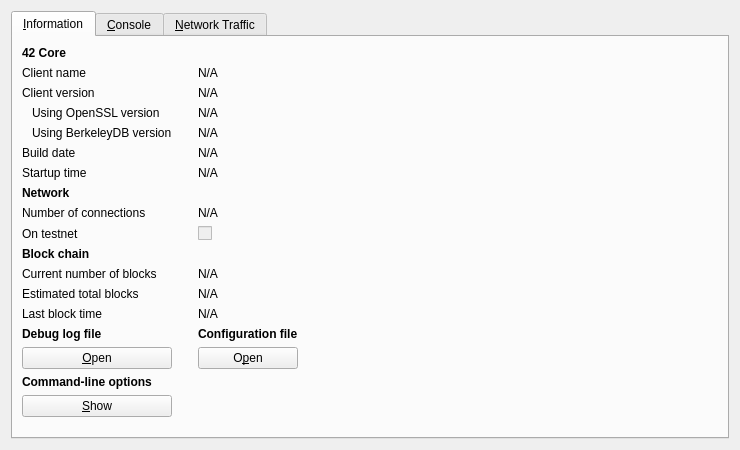
<?xml version="1.0" encoding="UTF-8"?>
<ui version="4.0">
 <class>RPCConsole</class>
 <widget class="QWidget" name="RPCConsole">
  <property name="geometry">
   <rect>
    <x>0</x>
    <y>0</y>
    <width>740</width>
    <height>450</height>
   </rect>
  </property>
  <property name="windowTitle">
   <string>42 - Debug window</string>
  </property>
  <layout class="QVBoxLayout" name="verticalLayout_2">
   <item>
    <widget class="QTabWidget" name="tabWidget">
     <property name="currentIndex">
      <number>0</number>
     </property>
     <widget class="QWidget" name="tab_info">
      <attribute name="title">
       <string>&amp;Information</string>
      </attribute>
      <layout class="QGridLayout" name="gridLayout">
       <item row="15" column="2">
        <widget class="QLabel" name="labelConfigfile">
         <property name="font">
          <font>
           <weight>75</weight>
           <bold>true</bold>
          </font>
         </property>
         <property name="text">
          <string>Configuration file</string>
         </property>
        </widget>
       </item>
       <item row="13" column="2">
        <widget class="QLabel" name="lastBlockTime">
         <property name="cursor">
          <cursorShape>IBeamCursor</cursorShape>
         </property>
         <property name="text">
          <string>N/A</string>
         </property>
         <property name="textFormat">
          <enum>Qt::PlainText</enum>
         </property>
         <property name="textInteractionFlags">
          <set>Qt::LinksAccessibleByMouse|Qt::TextSelectableByKeyboard|Qt::TextSelectableByMouse</set>
         </property>
        </widget>
       </item>
       <item row="11" column="0">
        <widget class="QLabel" name="label_3">
         <property name="text">
          <string>Current number of blocks</string>
         </property>
        </widget>
       </item>
       <item row="11" column="2">
        <widget class="QLabel" name="numberOfBlocks">
         <property name="cursor">
          <cursorShape>IBeamCursor</cursorShape>
         </property>
         <property name="text">
          <string>N/A</string>
         </property>
         <property name="textFormat">
          <enum>Qt::PlainText</enum>
         </property>
         <property name="textInteractionFlags">
          <set>Qt::LinksAccessibleByMouse|Qt::TextSelectableByKeyboard|Qt::TextSelectableByMouse</set>
         </property>
        </widget>
       </item>
       <item row="17" column="0">
        <widget class="QLabel" name="labelCLOptions">
         <property name="font">
          <font>
           <weight>75</weight>
           <bold>true</bold>
          </font>
         </property>
         <property name="text">
          <string>Command-line options</string>
         </property>
        </widget>
       </item>
       <item row="16" column="0">
        <widget class="QPushButton" name="openDebugLogfileButton">
         <property name="toolTip">
          <string>Open the 42 debug log file from the current data directory. This can take a few seconds for large log files.</string>
         </property>
         <property name="text">
          <string>&amp;Open</string>
         </property>
         <property name="autoDefault">
          <bool>false</bool>
         </property>
        </widget>
       </item>
       <item row="15" column="0">
        <widget class="QLabel" name="labelDebugLogfile">
         <property name="font">
          <font>
           <weight>75</weight>
           <bold>true</bold>
          </font>
         </property>
         <property name="text">
          <string>Debug log file</string>
         </property>
        </widget>
       </item>
       <item row="18" column="3" rowspan="2">
        <spacer name="horizontalSpacer">
         <property name="orientation">
          <enum>Qt::Horizontal</enum>
         </property>
         <property name="sizeHint" stdset="0">
          <size>
           <width>404</width>
           <height>20</height>
          </size>
         </property>
        </spacer>
       </item>
       <item row="19" column="1">
        <spacer name="verticalSpacer">
         <property name="orientation">
          <enum>Qt::Vertical</enum>
         </property>
         <property name="sizeHint" stdset="0">
          <size>
           <width>20</width>
           <height>40</height>
          </size>
         </property>
        </spacer>
       </item>
       <item row="18" column="0">
        <widget class="QPushButton" name="showCLOptionsButton">
         <property name="toolTip">
          <string>Show the 42-Qt help message to get a list with possible 42 command-line options.</string>
         </property>
         <property name="text">
          <string>&amp;Show</string>
         </property>
         <property name="autoDefault">
          <bool>false</bool>
         </property>
        </widget>
       </item>
       <item row="13" column="0">
        <widget class="QLabel" name="label_2">
         <property name="text">
          <string>Last block time</string>
         </property>
        </widget>
       </item>
       <item row="7" column="0">
        <widget class="QLabel" name="label_11">
         <property name="font">
          <font>
           <weight>75</weight>
           <bold>true</bold>
          </font>
         </property>
         <property name="text">
          <string>Network</string>
         </property>
        </widget>
       </item>
       <item row="6" column="2">
        <widget class="QLabel" name="startupTime">
         <property name="cursor">
          <cursorShape>IBeamCursor</cursorShape>
         </property>
         <property name="text">
          <string>N/A</string>
         </property>
         <property name="textFormat">
          <enum>Qt::PlainText</enum>
         </property>
         <property name="textInteractionFlags">
          <set>Qt::LinksAccessibleByMouse|Qt::TextSelectableByKeyboard|Qt::TextSelectableByMouse</set>
         </property>
        </widget>
       </item>
       <item row="6" column="0">
        <widget class="QLabel" name="label_13">
         <property name="text">
          <string>Startup time</string>
         </property>
        </widget>
       </item>
       <item row="9" column="0">
        <widget class="QLabel" name="label_8">
         <property name="text">
          <string>On testnet</string>
         </property>
        </widget>
       </item>
       <item row="8" column="2">
        <widget class="QLabel" name="numberOfConnections">
         <property name="cursor">
          <cursorShape>IBeamCursor</cursorShape>
         </property>
         <property name="text">
          <string>N/A</string>
         </property>
         <property name="textFormat">
          <enum>Qt::PlainText</enum>
         </property>
         <property name="textInteractionFlags">
          <set>Qt::LinksAccessibleByMouse|Qt::TextSelectableByKeyboard|Qt::TextSelectableByMouse</set>
         </property>
        </widget>
       </item>
       <item row="8" column="0">
        <widget class="QLabel" name="label_7">
         <property name="text">
          <string>Number of connections</string>
         </property>
        </widget>
       </item>
       <item row="10" column="0">
        <widget class="QLabel" name="label_10">
         <property name="font">
          <font>
           <weight>75</weight>
           <bold>true</bold>
          </font>
         </property>
         <property name="text">
          <string>Block chain</string>
         </property>
        </widget>
       </item>
       <item row="9" column="2">
        <widget class="QCheckBox" name="isTestNet">
         <property name="enabled">
          <bool>false</bool>
         </property>
         <property name="text">
          <string/>
         </property>
        </widget>
       </item>
       <item row="12" column="0">
        <widget class="QLabel" name="label_4">
         <property name="text">
          <string>Estimated total blocks</string>
         </property>
        </widget>
       </item>
       <item row="12" column="2">
        <widget class="QLabel" name="totalBlocks">
         <property name="cursor">
          <cursorShape>IBeamCursor</cursorShape>
         </property>
         <property name="text">
          <string>N/A</string>
         </property>
         <property name="textFormat">
          <enum>Qt::PlainText</enum>
         </property>
         <property name="textInteractionFlags">
          <set>Qt::LinksAccessibleByMouse|Qt::TextSelectableByKeyboard|Qt::TextSelectableByMouse</set>
         </property>
        </widget>
       </item>
       <item row="2" column="2">
        <widget class="QLabel" name="clientVersion">
         <property name="cursor">
          <cursorShape>IBeamCursor</cursorShape>
         </property>
         <property name="text">
          <string>N/A</string>
         </property>
         <property name="textFormat">
          <enum>Qt::PlainText</enum>
         </property>
         <property name="textInteractionFlags">
          <set>Qt::LinksAccessibleByMouse|Qt::TextSelectableByKeyboard|Qt::TextSelectableByMouse</set>
         </property>
        </widget>
       </item>
       <item row="4" column="0">
        <widget class="QLabel" name="label_berkeleyDBVersion">
         <property name="text">
          <string>Using BerkeleyDB version</string>
         </property>
         <property name="indent">
          <number>10</number>
         </property>
        </widget>
       </item>
       <item row="3" column="0">
        <widget class="QLabel" name="label_14">
         <property name="text">
          <string>Using OpenSSL version</string>
         </property>
         <property name="indent">
          <number>10</number>
         </property>
        </widget>
       </item>
       <item row="3" column="2">
        <widget class="QLabel" name="openSSLVersion">
         <property name="cursor">
          <cursorShape>IBeamCursor</cursorShape>
         </property>
         <property name="text">
          <string>N/A</string>
         </property>
         <property name="textFormat">
          <enum>Qt::PlainText</enum>
         </property>
         <property name="textInteractionFlags">
          <set>Qt::LinksAccessibleByMouse|Qt::TextSelectableByKeyboard|Qt::TextSelectableByMouse</set>
         </property>
        </widget>
       </item>
       <item row="4" column="2">
        <widget class="QLabel" name="berkeleyDBVersion">
         <property name="cursor">
          <cursorShape>IBeamCursor</cursorShape>
         </property>
         <property name="text">
          <string>N/A</string>
         </property>
         <property name="textFormat">
          <enum>Qt::PlainText</enum>
         </property>
         <property name="textInteractionFlags">
          <set>Qt::LinksAccessibleByMouse|Qt::TextSelectableByKeyboard|Qt::TextSelectableByMouse</set>
         </property>
        </widget>
       </item>
       <item row="5" column="0">
        <widget class="QLabel" name="label_12">
         <property name="text">
          <string>Build date</string>
         </property>
        </widget>
       </item>
       <item row="5" column="2">
        <widget class="QLabel" name="buildDate">
         <property name="cursor">
          <cursorShape>IBeamCursor</cursorShape>
         </property>
         <property name="text">
          <string>N/A</string>
         </property>
         <property name="textFormat">
          <enum>Qt::PlainText</enum>
         </property>
         <property name="textInteractionFlags">
          <set>Qt::LinksAccessibleByMouse|Qt::TextSelectableByKeyboard|Qt::TextSelectableByMouse</set>
         </property>
        </widget>
       </item>
       <item row="2" column="0">
        <widget class="QLabel" name="label_6">
         <property name="text">
          <string>Client version</string>
         </property>
        </widget>
       </item>
       <item row="0" column="0">
        <widget class="QLabel" name="label_9">
         <property name="font">
          <font>
           <weight>75</weight>
           <bold>true</bold>
          </font>
         </property>
         <property name="text">
          <string>42 Core</string>
         </property>
        </widget>
       </item>
       <item row="1" column="2">
        <widget class="QLabel" name="clientName">
         <property name="cursor">
          <cursorShape>IBeamCursor</cursorShape>
         </property>
         <property name="text">
          <string>N/A</string>
         </property>
         <property name="textFormat">
          <enum>Qt::PlainText</enum>
         </property>
         <property name="textInteractionFlags">
          <set>Qt::LinksAccessibleByMouse|Qt::TextSelectableByKeyboard|Qt::TextSelectableByMouse</set>
         </property>
        </widget>
       </item>
       <item row="1" column="0">
        <widget class="QLabel" name="label_5">
         <property name="text">
          <string>Client name</string>
         </property>
        </widget>
       </item>
       <item row="14" column="2">
        <spacer name="verticalSpacer_2">
         <property name="orientation">
          <enum>Qt::Vertical</enum>
         </property>
         <property name="sizeHint" stdset="0">
          <size>
           <width>20</width>
           <height>20</height>
          </size>
         </property>
        </spacer>
       </item>
       <item row="16" column="2">
        <widget class="QPushButton" name="openConfigurationfileButton">
         <property name="toolTip">
          <string>Open the 42 configuration file from the current data directory.</string>
         </property>
         <property name="text">
          <string>O&amp;pen</string>
         </property>
         <property name="autoDefault">
          <bool>false</bool>
         </property>
        </widget>
       </item>
      </layout>
     </widget>
     <widget class="QWidget" name="tab_console">
      <attribute name="title">
       <string>&amp;Console</string>
      </attribute>
      <layout class="QVBoxLayout" name="verticalLayout_3">
       <property name="spacing">
        <number>3</number>
       </property>
       <item>
        <widget class="QTextEdit" name="messagesWidget">
         <property name="minimumSize">
          <size>
           <width>0</width>
           <height>100</height>
          </size>
         </property>
         <property name="readOnly">
          <bool>true</bool>
         </property>
         <property name="tabKeyNavigation" stdset="0">
          <bool>false</bool>
         </property>
         <property name="columnCount" stdset="0">
          <number>2</number>
         </property>
        </widget>
       </item>
       <item>
        <layout class="QHBoxLayout" name="horizontalLayout">
         <property name="spacing">
          <number>3</number>
         </property>
         <item>
          <widget class="QLabel" name="label">
           <property name="text">
            <string notr="true">&gt;</string>
           </property>
          </widget>
         </item>
         <item>
          <widget class="QLineEdit" name="lineEdit">
           <property name="enabled">
            <bool>false</bool>
           </property>
          </widget>
         </item>
         <item>
          <widget class="QPushButton" name="clearButton">
           <property name="maximumSize">
            <size>
             <width>24</width>
             <height>24</height>
            </size>
           </property>
           <property name="toolTip">
            <string>Clear console</string>
           </property>
           <property name="text">
            <string/>
           </property>
           <property name="icon">
            <iconset resource="../bitcoin.qrc">
             <normaloff>:/icons/remove</normaloff>:/icons/remove</iconset>
           </property>
           <property name="shortcut">
            <string notr="true">Ctrl+L</string>
           </property>
           <property name="autoDefault">
            <bool>false</bool>
           </property>
          </widget>
         </item>
        </layout>
       </item>
      </layout>
     </widget>
     <widget class="QWidget" name="tab_nettraffic">
      <attribute name="title">
       <string>&amp;Network Traffic</string>
      </attribute>
      <layout class="QHBoxLayout" name="horizontalLayout_3">
       <item>
        <layout class="QVBoxLayout" name="verticalLayout_4">
         <item>
          <widget class="TrafficGraphWidget" name="trafficGraph" native="true">
           <property name="sizePolicy">
            <sizepolicy hsizetype="Expanding" vsizetype="Expanding">
             <horstretch>0</horstretch>
             <verstretch>0</verstretch>
            </sizepolicy>
           </property>
          </widget>
         </item>
         <item>
          <layout class="QHBoxLayout" name="horizontalLayout_2">
           <item>
            <widget class="QSlider" name="sldGraphRange">
             <property name="minimum">
              <number>1</number>
             </property>
             <property name="maximum">
              <number>288</number>
             </property>
             <property name="pageStep">
              <number>12</number>
             </property>
             <property name="value">
              <number>6</number>
             </property>
             <property name="orientation">
              <enum>Qt::Horizontal</enum>
             </property>
            </widget>
           </item>
           <item>
            <widget class="QLabel" name="lblGraphRange">
             <property name="minimumSize">
              <size>
               <width>100</width>
               <height>0</height>
              </size>
             </property>
             <property name="alignment">
              <set>Qt::AlignCenter</set>
             </property>
            </widget>
           </item>
           <item>
            <widget class="QPushButton" name="btnClearTrafficGraph">
             <property name="text">
              <string>&amp;Clear</string>
             </property>
             <property name="autoDefault">
              <bool>false</bool>
             </property>
            </widget>
           </item>
          </layout>
         </item>
        </layout>
       </item>
       <item>
        <layout class="QVBoxLayout" name="verticalLayout">
         <item>
          <widget class="QGroupBox" name="groupBox">
           <property name="title">
            <string>Totals</string>
           </property>
           <layout class="QVBoxLayout" name="verticalLayout_5">
            <item>
             <layout class="QHBoxLayout" name="horizontalLayout_4">
              <item>
               <widget class="Line" name="line">
                <property name="sizePolicy">
                 <sizepolicy hsizetype="Fixed" vsizetype="Fixed">
                  <horstretch>0</horstretch>
                  <verstretch>0</verstretch>
                 </sizepolicy>
                </property>
                <property name="minimumSize">
                 <size>
                  <width>10</width>
                  <height>0</height>
                 </size>
                </property>
                <property name="palette">
                 <palette>
                  <active>
                   <colorrole role="Light">
                    <brush brushstyle="SolidPattern">
                     <color alpha="255">
                      <red>0</red>
                      <green>255</green>
                      <blue>0</blue>
                     </color>
                    </brush>
                   </colorrole>
                  </active>
                  <inactive>
                   <colorrole role="Light">
                    <brush brushstyle="SolidPattern">
                     <color alpha="255">
                      <red>0</red>
                      <green>255</green>
                      <blue>0</blue>
                     </color>
                    </brush>
                   </colorrole>
                  </inactive>
                  <disabled>
                   <colorrole role="Light">
                    <brush brushstyle="SolidPattern">
                     <color alpha="255">
                      <red>0</red>
                      <green>255</green>
                      <blue>0</blue>
                     </color>
                    </brush>
                   </colorrole>
                  </disabled>
                 </palette>
                </property>
                <property name="orientation">
                 <enum>Qt::Horizontal</enum>
                </property>
               </widget>
              </item>
              <item>
               <widget class="QLabel" name="label_16">
                <property name="text">
                 <string>Received:</string>
                </property>
               </widget>
              </item>
              <item>
               <widget class="QLabel" name="lblBytesIn">
                <property name="minimumSize">
                 <size>
                  <width>50</width>
                  <height>0</height>
                 </size>
                </property>
                <property name="alignment">
                 <set>Qt::AlignRight|Qt::AlignTrailing|Qt::AlignVCenter</set>
                </property>
               </widget>
              </item>
             </layout>
            </item>
            <item>
             <layout class="QHBoxLayout" name="horizontalLayout_5">
              <item>
               <widget class="Line" name="line_2">
                <property name="sizePolicy">
                 <sizepolicy hsizetype="Fixed" vsizetype="Fixed">
                  <horstretch>0</horstretch>
                  <verstretch>0</verstretch>
                 </sizepolicy>
                </property>
                <property name="minimumSize">
                 <size>
                  <width>10</width>
                  <height>0</height>
                 </size>
                </property>
                <property name="palette">
                 <palette>
                  <active>
                   <colorrole role="Light">
                    <brush brushstyle="SolidPattern">
                     <color alpha="255">
                      <red>255</red>
                      <green>0</green>
                      <blue>0</blue>
                     </color>
                    </brush>
                   </colorrole>
                  </active>
                  <inactive>
                   <colorrole role="Light">
                    <brush brushstyle="SolidPattern">
                     <color alpha="255">
                      <red>255</red>
                      <green>0</green>
                      <blue>0</blue>
                     </color>
                    </brush>
                   </colorrole>
                  </inactive>
                  <disabled>
                   <colorrole role="Light">
                    <brush brushstyle="SolidPattern">
                     <color alpha="255">
                      <red>255</red>
                      <green>0</green>
                      <blue>0</blue>
                     </color>
                    </brush>
                   </colorrole>
                  </disabled>
                 </palette>
                </property>
                <property name="orientation">
                 <enum>Qt::Horizontal</enum>
                </property>
               </widget>
              </item>
              <item>
               <widget class="QLabel" name="label_17">
                <property name="text">
                 <string>Sent:</string>
                </property>
               </widget>
              </item>
              <item>
               <widget class="QLabel" name="lblBytesOut">
                <property name="minimumSize">
                 <size>
                  <width>50</width>
                  <height>0</height>
                 </size>
                </property>
                <property name="alignment">
                 <set>Qt::AlignRight|Qt::AlignTrailing|Qt::AlignVCenter</set>
                </property>
               </widget>
              </item>
             </layout>
            </item>
            <item>
             <spacer name="verticalSpacer_4">
              <property name="orientation">
               <enum>Qt::Vertical</enum>
              </property>
              <property name="sizeHint" stdset="0">
               <size>
                <width>20</width>
                <height>407</height>
               </size>
              </property>
             </spacer>
            </item>
           </layout>
          </widget>
         </item>
        </layout>
       </item>
      </layout>
     </widget>
    </widget>
   </item>
  </layout>
 </widget>
 <customwidgets>
  <customwidget>
   <class>TrafficGraphWidget</class>
   <extends>QWidget</extends>
   <header>trafficgraphwidget.h</header>
   <container>1</container>
   <slots>
    <slot>clear()</slot>
   </slots>
  </customwidget>
 </customwidgets>
 <resources>
  <include location="../bitcoin.qrc"/>
 </resources>
 <connections/>
</ui>
